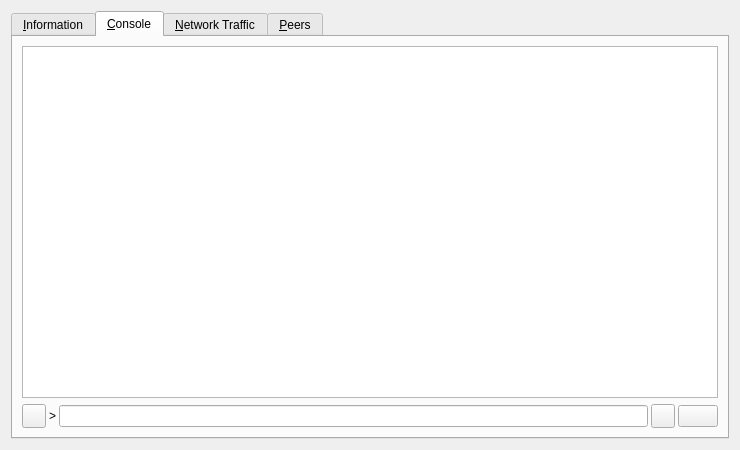
<?xml version="1.0" encoding="UTF-8"?>
<ui version="4.0">
 <class>RPCConsole</class>
 <widget class="QWidget" name="RPCConsole">
  <property name="geometry">
   <rect>
    <x>0</x>
    <y>0</y>
    <width>740</width>
    <height>450</height>
   </rect>
  </property>
  <property name="windowTitle">
   <string>Zevno - Debug window</string>
  </property>
  <property name="styleSheet">
   <string notr="true"/>
  </property>
  <layout class="QVBoxLayout" name="verticalLayout_2">
   <item>
    <widget class="QTabWidget" name="tabWidget">
     <property name="currentIndex">
      <number>1</number>
     </property>
     <widget class="QWidget" name="tab_info">
      <attribute name="title">
       <string>&amp;Information</string>
      </attribute>
      <layout class="QFormLayout" name="formLayout">
       <item row="0" column="0">
        <widget class="QLabel" name="label_9">
         <property name="font">
          <font>
           <weight>75</weight>
           <bold>true</bold>
          </font>
         </property>
         <property name="text">
          <string>Zevno Core</string>
         </property>
        </widget>
       </item>
       <item row="1" column="0">
        <widget class="QLabel" name="label_5">
         <property name="text">
          <string>Client name</string>
         </property>
        </widget>
       </item>
       <item row="1" column="1">
        <widget class="QLabel" name="clientName">
         <property name="cursor">
          <cursorShape>IBeamCursor</cursorShape>
         </property>
         <property name="text">
          <string>N/A</string>
         </property>
         <property name="textFormat">
          <enum>Qt::PlainText</enum>
         </property>
         <property name="textInteractionFlags">
          <set>Qt::LinksAccessibleByMouse|Qt::TextSelectableByKeyboard|Qt::TextSelectableByMouse</set>
         </property>
        </widget>
       </item>
       <item row="2" column="0">
        <widget class="QLabel" name="label_6">
         <property name="text">
          <string>Client version</string>
         </property>
        </widget>
       </item>
       <item row="2" column="1">
        <widget class="QLabel" name="clientVersion">
         <property name="cursor">
          <cursorShape>IBeamCursor</cursorShape>
         </property>
         <property name="text">
          <string>N/A</string>
         </property>
         <property name="textFormat">
          <enum>Qt::PlainText</enum>
         </property>
         <property name="textInteractionFlags">
          <set>Qt::LinksAccessibleByMouse|Qt::TextSelectableByKeyboard|Qt::TextSelectableByMouse</set>
         </property>
        </widget>
       </item>
       <item row="3" column="0">
        <widget class="QLabel" name="label_14">
         <property name="text">
          <string>Using OpenSSL version</string>
         </property>
         <property name="indent">
          <number>10</number>
         </property>
        </widget>
       </item>
       <item row="3" column="1">
        <widget class="QLabel" name="openSSLVersion">
         <property name="cursor">
          <cursorShape>IBeamCursor</cursorShape>
         </property>
         <property name="text">
          <string>N/A</string>
         </property>
         <property name="textFormat">
          <enum>Qt::PlainText</enum>
         </property>
         <property name="textInteractionFlags">
          <set>Qt::LinksAccessibleByMouse|Qt::TextSelectableByKeyboard|Qt::TextSelectableByMouse</set>
         </property>
        </widget>
       </item>
       <item row="4" column="0">
        <widget class="QLabel" name="label_12">
         <property name="text">
          <string>Build date</string>
         </property>
        </widget>
       </item>
       <item row="4" column="1">
        <widget class="QLabel" name="buildDate">
         <property name="cursor">
          <cursorShape>IBeamCursor</cursorShape>
         </property>
         <property name="text">
          <string>N/A</string>
         </property>
         <property name="textFormat">
          <enum>Qt::PlainText</enum>
         </property>
         <property name="textInteractionFlags">
          <set>Qt::LinksAccessibleByMouse|Qt::TextSelectableByKeyboard|Qt::TextSelectableByMouse</set>
         </property>
        </widget>
       </item>
       <item row="5" column="0">
        <widget class="QLabel" name="label_13">
         <property name="text">
          <string>Startup time</string>
         </property>
        </widget>
       </item>
       <item row="5" column="1">
        <widget class="QLabel" name="startupTime">
         <property name="cursor">
          <cursorShape>IBeamCursor</cursorShape>
         </property>
         <property name="text">
          <string>N/A</string>
         </property>
         <property name="textFormat">
          <enum>Qt::PlainText</enum>
         </property>
         <property name="textInteractionFlags">
          <set>Qt::LinksAccessibleByMouse|Qt::TextSelectableByKeyboard|Qt::TextSelectableByMouse</set>
         </property>
        </widget>
       </item>
       <item row="6" column="0">
        <widget class="QLabel" name="label_11">
         <property name="font">
          <font>
           <weight>75</weight>
           <bold>true</bold>
          </font>
         </property>
         <property name="text">
          <string>Network</string>
         </property>
        </widget>
       </item>
       <item row="7" column="0">
        <widget class="QLabel" name="label_7">
         <property name="text">
          <string>Number of connections</string>
         </property>
        </widget>
       </item>
       <item row="7" column="1">
        <widget class="QLabel" name="numberOfConnections">
         <property name="cursor">
          <cursorShape>IBeamCursor</cursorShape>
         </property>
         <property name="text">
          <string>N/A</string>
         </property>
         <property name="textFormat">
          <enum>Qt::PlainText</enum>
         </property>
         <property name="textInteractionFlags">
          <set>Qt::LinksAccessibleByMouse|Qt::TextSelectableByKeyboard|Qt::TextSelectableByMouse</set>
         </property>
        </widget>
       </item>
       <item row="8" column="0">
        <widget class="QLabel" name="label_151">
         <property name="text">
          <string>Number of masternodes</string>
         </property>
        </widget>
       </item>
       <item row="8" column="1">
        <widget class="QLabel" name="masternodeCount">
         <property name="cursor">
          <cursorShape>IBeamCursor</cursorShape>
         </property>
         <property name="text">
          <string>N/A</string>
         </property>
         <property name="textFormat">
          <enum>Qt::PlainText</enum>
         </property>
         <property name="textInteractionFlags">
          <set>Qt::LinksAccessibleByMouse|Qt::TextSelectableByKeyboard|Qt::TextSelectableByMouse</set>
         </property>
        </widget>
       </item>
       <item row="9" column="0">
        <widget class="QLabel" name="label_8">
         <property name="text">
          <string>On testnet</string>
         </property>
        </widget>
       </item>
       <item row="9" column="1">
        <widget class="QCheckBox" name="isTestNet">
         <property name="enabled">
          <bool>false</bool>
         </property>
         <property name="text">
          <string/>
         </property>
        </widget>
       </item>
       <item row="10" column="0">
        <widget class="QLabel" name="label_10">
         <property name="font">
          <font>
           <weight>75</weight>
           <bold>true</bold>
          </font>
         </property>
         <property name="text">
          <string>Block chain</string>
         </property>
        </widget>
       </item>
       <item row="11" column="0">
        <widget class="QLabel" name="label_3">
         <property name="text">
          <string>Current number of blocks</string>
         </property>
        </widget>
       </item>
       <item row="11" column="1">
        <widget class="QLabel" name="numberOfBlocks">
         <property name="cursor">
          <cursorShape>IBeamCursor</cursorShape>
         </property>
         <property name="text">
          <string>N/A</string>
         </property>
         <property name="textFormat">
          <enum>Qt::PlainText</enum>
         </property>
         <property name="textInteractionFlags">
          <set>Qt::LinksAccessibleByMouse|Qt::TextSelectableByKeyboard|Qt::TextSelectableByMouse</set>
         </property>
        </widget>
       </item>
       <item row="12" column="0">
        <widget class="QLabel" name="label_2">
         <property name="text">
          <string>Last block time</string>
         </property>
        </widget>
       </item>
       <item row="12" column="1">
        <widget class="QLabel" name="lastBlockTime">
         <property name="cursor">
          <cursorShape>IBeamCursor</cursorShape>
         </property>
         <property name="text">
          <string>N/A</string>
         </property>
         <property name="textFormat">
          <enum>Qt::PlainText</enum>
         </property>
         <property name="textInteractionFlags">
          <set>Qt::LinksAccessibleByMouse|Qt::TextSelectableByKeyboard|Qt::TextSelectableByMouse</set>
         </property>
        </widget>
       </item>
       <item row="13" column="0">
        <spacer name="verticalSpacer_2">
         <property name="orientation">
          <enum>Qt::Vertical</enum>
         </property>
         <property name="sizeHint" stdset="0">
          <size>
           <width>20</width>
           <height>10</height>
          </size>
         </property>
        </spacer>
       </item>
       <item row="14" column="0">
        <widget class="QLabel" name="labelDebugLogfile">
         <property name="font">
          <font>
           <weight>75</weight>
           <bold>true</bold>
          </font>
         </property>
         <property name="text">
          <string>Debug log file</string>
         </property>
        </widget>
       </item>
       <item row="15" column="0">
        <widget class="QPushButton" name="openDebugLogfileButton">
         <property name="toolTip">
          <string>Open the Zevno debug log file from the current data directory. This can take a few seconds for large log files.</string>
         </property>
         <property name="text">
          <string>&amp;Open</string>
         </property>
         <property name="autoDefault">
          <bool>false</bool>
         </property>
        </widget>
       </item>
       <item row="16" column="0">
        <widget class="QLabel" name="labelCLOptions">
         <property name="font">
          <font>
           <weight>75</weight>
           <bold>true</bold>
          </font>
         </property>
         <property name="text">
          <string>Command-line options</string>
         </property>
        </widget>
       </item>
       <item row="17" column="0">
        <widget class="QPushButton" name="showCLOptionsButton">
         <property name="toolTip">
          <string>Show the Zevno-Qt help message to get a list with possible Zevno command-line options.</string>
         </property>
         <property name="text">
          <string>&amp;Show</string>
         </property>
         <property name="autoDefault">
          <bool>false</bool>
         </property>
        </widget>
       </item>
       <item row="18" column="0">
        <spacer name="verticalSpacer">
         <property name="orientation">
          <enum>Qt::Vertical</enum>
         </property>
         <property name="sizeHint" stdset="0">
          <size>
           <width>20</width>
           <height>20</height>
          </size>
         </property>
        </spacer>
       </item>
      </layout>
     </widget>
     <widget class="QWidget" name="tab_console">
      <attribute name="title">
       <string>&amp;Console</string>
      </attribute>
      <layout class="QGridLayout" name="gridLayout">
       <item row="0" column="0">
        <widget class="QTextEdit" name="messagesWidget">
         <property name="minimumSize">
          <size>
           <width>0</width>
           <height>100</height>
          </size>
         </property>
         <property name="readOnly">
          <bool>true</bool>
         </property>
         <property name="tabKeyNavigation" stdset="0">
          <bool>false</bool>
         </property>
         <property name="columnCount" stdset="0">
          <number>2</number>
         </property>
        </widget>
       </item>
       <item row="1" column="0">
        <layout class="QHBoxLayout" name="horizontalLayout">
         <property name="spacing">
          <number>3</number>
         </property>
         <item>
          <widget class="QPushButton" name="copyButton">
           <property name="maximumSize">
            <size>
             <width>24</width>
             <height>24</height>
            </size>
           </property>
           <property name="toolTip">
            <string>Copy to clipboard</string>
           </property>
           <property name="text">
            <string/>
           </property>
           <property name="icon">
            <iconset resource="../bitcoin.qrc">
             <normaloff>:/icons/editcopy</normaloff>:/icons/editcopy</iconset>
           </property>
           <property name="shortcut">
            <string notr="true">Ctrl+L</string>
           </property>
           <property name="autoDefault">
            <bool>false</bool>
           </property>
          </widget>
         </item>
         <item>
          <widget class="QLabel" name="label">
           <property name="text">
            <string notr="true">&gt;</string>
           </property>
          </widget>
         </item>
         <item>
          <widget class="QLineEdit" name="lineEdit"/>
         </item>
         <item>
          <widget class="QToolButton" name="pasteButton">
           <property name="sizePolicy">
            <sizepolicy hsizetype="Minimum" vsizetype="Fixed">
             <horstretch>0</horstretch>
             <verstretch>0</verstretch>
            </sizepolicy>
           </property>
           <property name="minimumSize">
            <size>
             <width>24</width>
             <height>24</height>
            </size>
           </property>
           <property name="maximumSize">
            <size>
             <width>24</width>
             <height>24</height>
            </size>
           </property>
           <property name="toolTip">
            <string>Paste from clipboard</string>
           </property>
           <property name="text">
            <string/>
           </property>
           <property name="icon">
            <iconset resource="../bitcoin.qrc">
             <normaloff>:/icons/editpaste</normaloff>:/icons/editpaste</iconset>
           </property>
           <property name="shortcut">
            <string>Alt+P</string>
           </property>
          </widget>
         </item>
         <item>
          <widget class="QPushButton" name="clearButton">
           <property name="text">
            <string/>
           </property>
           <property name="icon">
            <iconset resource="../bitcoin.qrc">
             <normaloff>:/icons/dark/staking_off</normaloff>:/icons/dark/staking_off</iconset>
           </property>
          </widget>
         </item>
        </layout>
       </item>
      </layout>
     </widget>
     <widget class="QWidget" name="tab_nettraffic">
      <attribute name="title">
       <string>&amp;Network Traffic</string>
      </attribute>
      <layout class="QHBoxLayout" name="horizontalLayout_3">
       <item>
        <layout class="QVBoxLayout" name="verticalLayout_4">
         <item>
          <widget class="TrafficGraphWidget" name="trafficGraph" native="true">
           <property name="sizePolicy">
            <sizepolicy hsizetype="Expanding" vsizetype="Expanding">
             <horstretch>0</horstretch>
             <verstretch>0</verstretch>
            </sizepolicy>
           </property>
          </widget>
         </item>
         <item>
          <layout class="QHBoxLayout" name="horizontalLayout_2">
           <item>
            <widget class="QSlider" name="sldGraphRange">
             <property name="minimum">
              <number>1</number>
             </property>
             <property name="maximum">
              <number>288</number>
             </property>
             <property name="pageStep">
              <number>12</number>
             </property>
             <property name="value">
              <number>6</number>
             </property>
             <property name="orientation">
              <enum>Qt::Horizontal</enum>
             </property>
            </widget>
           </item>
           <item>
            <widget class="QLabel" name="lblGraphRange">
             <property name="minimumSize">
              <size>
               <width>100</width>
               <height>0</height>
              </size>
             </property>
             <property name="alignment">
              <set>Qt::AlignCenter</set>
             </property>
            </widget>
           </item>
           <item>
            <widget class="QPushButton" name="btnClearTrafficGraph">
             <property name="text">
              <string>&amp;Clear</string>
             </property>
            </widget>
           </item>
          </layout>
         </item>
        </layout>
       </item>
       <item>
        <layout class="QVBoxLayout" name="verticalLayout">
         <item>
          <widget class="QGroupBox" name="groupBox">
           <property name="title">
            <string>Totals</string>
           </property>
           <layout class="QVBoxLayout" name="verticalLayout_5">
            <item>
             <layout class="QHBoxLayout" name="horizontalLayout_4">
              <item>
               <widget class="Line" name="line">
                <property name="sizePolicy">
                 <sizepolicy hsizetype="Fixed" vsizetype="Fixed">
                  <horstretch>0</horstretch>
                  <verstretch>0</verstretch>
                 </sizepolicy>
                </property>
                <property name="minimumSize">
                 <size>
                  <width>10</width>
                  <height>0</height>
                 </size>
                </property>
                <property name="palette">
                 <palette>
                  <active>
                   <colorrole role="WindowText">
                    <brush brushstyle="SolidPattern">
                     <color alpha="255">
                      <red>68</red>
                      <green>70</green>
                      <blue>93</blue>
                     </color>
                    </brush>
                   </colorrole>
                   <colorrole role="Light">
                    <brush brushstyle="SolidPattern">
                     <color alpha="255">
                      <red>0</red>
                      <green>255</green>
                      <blue>0</blue>
                     </color>
                    </brush>
                   </colorrole>
                   <colorrole role="Text">
                    <brush brushstyle="SolidPattern">
                     <color alpha="255">
                      <red>68</red>
                      <green>70</green>
                      <blue>93</blue>
                     </color>
                    </brush>
                   </colorrole>
                   <colorrole role="ButtonText">
                    <brush brushstyle="SolidPattern">
                     <color alpha="255">
                      <red>68</red>
                      <green>70</green>
                      <blue>93</blue>
                     </color>
                    </brush>
                   </colorrole>
                   <colorrole role="Base">
                    <brush brushstyle="NoBrush">
                     <color alpha="128">
                      <red>68</red>
                      <green>70</green>
                      <blue>93</blue>
                     </color>
                    </brush>
                   </colorrole>
                  </active>
                  <inactive>
                   <colorrole role="WindowText">
                    <brush brushstyle="SolidPattern">
                     <color alpha="255">
                      <red>68</red>
                      <green>70</green>
                      <blue>93</blue>
                     </color>
                    </brush>
                   </colorrole>
                   <colorrole role="Light">
                    <brush brushstyle="SolidPattern">
                     <color alpha="255">
                      <red>0</red>
                      <green>255</green>
                      <blue>0</blue>
                     </color>
                    </brush>
                   </colorrole>
                   <colorrole role="Text">
                    <brush brushstyle="SolidPattern">
                     <color alpha="255">
                      <red>68</red>
                      <green>70</green>
                      <blue>93</blue>
                     </color>
                    </brush>
                   </colorrole>
                   <colorrole role="ButtonText">
                    <brush brushstyle="SolidPattern">
                     <color alpha="255">
                      <red>68</red>
                      <green>70</green>
                      <blue>93</blue>
                     </color>
                    </brush>
                   </colorrole>
                   <colorrole role="Base">
                    <brush brushstyle="NoBrush">
                     <color alpha="128">
                      <red>68</red>
                      <green>70</green>
                      <blue>93</blue>
                     </color>
                    </brush>
                   </colorrole>
                  </inactive>
                  <disabled>
                   <colorrole role="WindowText">
                    <brush brushstyle="SolidPattern">
                     <color alpha="255">
                      <red>68</red>
                      <green>70</green>
                      <blue>93</blue>
                     </color>
                    </brush>
                   </colorrole>
                   <colorrole role="Light">
                    <brush brushstyle="SolidPattern">
                     <color alpha="255">
                      <red>0</red>
                      <green>255</green>
                      <blue>0</blue>
                     </color>
                    </brush>
                   </colorrole>
                   <colorrole role="Text">
                    <brush brushstyle="SolidPattern">
                     <color alpha="255">
                      <red>68</red>
                      <green>70</green>
                      <blue>93</blue>
                     </color>
                    </brush>
                   </colorrole>
                   <colorrole role="ButtonText">
                    <brush brushstyle="SolidPattern">
                     <color alpha="255">
                      <red>68</red>
                      <green>70</green>
                      <blue>93</blue>
                     </color>
                    </brush>
                   </colorrole>
                   <colorrole role="Base">
                    <brush brushstyle="NoBrush">
                     <color alpha="128">
                      <red>68</red>
                      <green>70</green>
                      <blue>93</blue>
                     </color>
                    </brush>
                   </colorrole>
                  </disabled>
                 </palette>
                </property>
                <property name="orientation">
                 <enum>Qt::Horizontal</enum>
                </property>
               </widget>
              </item>
              <item>
               <widget class="QLabel" name="label_16">
                <property name="text">
                 <string>In:</string>
                </property>
               </widget>
              </item>
              <item>
               <widget class="QLabel" name="lblBytesIn">
                <property name="minimumSize">
                 <size>
                  <width>50</width>
                  <height>0</height>
                 </size>
                </property>
                <property name="alignment">
                 <set>Qt::AlignRight|Qt::AlignTrailing|Qt::AlignVCenter</set>
                </property>
               </widget>
              </item>
             </layout>
            </item>
            <item>
             <layout class="QHBoxLayout" name="horizontalLayout_5">
              <item>
               <widget class="Line" name="line_2">
                <property name="sizePolicy">
                 <sizepolicy hsizetype="Fixed" vsizetype="Fixed">
                  <horstretch>0</horstretch>
                  <verstretch>0</verstretch>
                 </sizepolicy>
                </property>
                <property name="minimumSize">
                 <size>
                  <width>10</width>
                  <height>0</height>
                 </size>
                </property>
                <property name="palette">
                 <palette>
                  <active>
                   <colorrole role="WindowText">
                    <brush brushstyle="SolidPattern">
                     <color alpha="255">
                      <red>68</red>
                      <green>70</green>
                      <blue>93</blue>
                     </color>
                    </brush>
                   </colorrole>
                   <colorrole role="Light">
                    <brush brushstyle="SolidPattern">
                     <color alpha="255">
                      <red>255</red>
                      <green>0</green>
                      <blue>0</blue>
                     </color>
                    </brush>
                   </colorrole>
                   <colorrole role="Text">
                    <brush brushstyle="SolidPattern">
                     <color alpha="255">
                      <red>68</red>
                      <green>70</green>
                      <blue>93</blue>
                     </color>
                    </brush>
                   </colorrole>
                   <colorrole role="ButtonText">
                    <brush brushstyle="SolidPattern">
                     <color alpha="255">
                      <red>68</red>
                      <green>70</green>
                      <blue>93</blue>
                     </color>
                    </brush>
                   </colorrole>
                   <colorrole role="Base">
                    <brush brushstyle="NoBrush">
                     <color alpha="128">
                      <red>68</red>
                      <green>70</green>
                      <blue>93</blue>
                     </color>
                    </brush>
                   </colorrole>
                  </active>
                  <inactive>
                   <colorrole role="WindowText">
                    <brush brushstyle="SolidPattern">
                     <color alpha="255">
                      <red>68</red>
                      <green>70</green>
                      <blue>93</blue>
                     </color>
                    </brush>
                   </colorrole>
                   <colorrole role="Light">
                    <brush brushstyle="SolidPattern">
                     <color alpha="255">
                      <red>255</red>
                      <green>0</green>
                      <blue>0</blue>
                     </color>
                    </brush>
                   </colorrole>
                   <colorrole role="Text">
                    <brush brushstyle="SolidPattern">
                     <color alpha="255">
                      <red>68</red>
                      <green>70</green>
                      <blue>93</blue>
                     </color>
                    </brush>
                   </colorrole>
                   <colorrole role="ButtonText">
                    <brush brushstyle="SolidPattern">
                     <color alpha="255">
                      <red>68</red>
                      <green>70</green>
                      <blue>93</blue>
                     </color>
                    </brush>
                   </colorrole>
                   <colorrole role="Base">
                    <brush brushstyle="NoBrush">
                     <color alpha="128">
                      <red>68</red>
                      <green>70</green>
                      <blue>93</blue>
                     </color>
                    </brush>
                   </colorrole>
                  </inactive>
                  <disabled>
                   <colorrole role="WindowText">
                    <brush brushstyle="SolidPattern">
                     <color alpha="255">
                      <red>68</red>
                      <green>70</green>
                      <blue>93</blue>
                     </color>
                    </brush>
                   </colorrole>
                   <colorrole role="Light">
                    <brush brushstyle="SolidPattern">
                     <color alpha="255">
                      <red>255</red>
                      <green>0</green>
                      <blue>0</blue>
                     </color>
                    </brush>
                   </colorrole>
                   <colorrole role="Text">
                    <brush brushstyle="SolidPattern">
                     <color alpha="255">
                      <red>68</red>
                      <green>70</green>
                      <blue>93</blue>
                     </color>
                    </brush>
                   </colorrole>
                   <colorrole role="ButtonText">
                    <brush brushstyle="SolidPattern">
                     <color alpha="255">
                      <red>68</red>
                      <green>70</green>
                      <blue>93</blue>
                     </color>
                    </brush>
                   </colorrole>
                   <colorrole role="Base">
                    <brush brushstyle="NoBrush">
                     <color alpha="128">
                      <red>68</red>
                      <green>70</green>
                      <blue>93</blue>
                     </color>
                    </brush>
                   </colorrole>
                  </disabled>
                 </palette>
                </property>
                <property name="orientation">
                 <enum>Qt::Horizontal</enum>
                </property>
               </widget>
              </item>
              <item>
               <widget class="QLabel" name="label_17">
                <property name="text">
                 <string>Out:</string>
                </property>
               </widget>
              </item>
              <item>
               <widget class="QLabel" name="lblBytesOut">
                <property name="minimumSize">
                 <size>
                  <width>50</width>
                  <height>0</height>
                 </size>
                </property>
                <property name="alignment">
                 <set>Qt::AlignRight|Qt::AlignTrailing|Qt::AlignVCenter</set>
                </property>
               </widget>
              </item>
             </layout>
            </item>
            <item>
             <spacer name="verticalSpacer_4">
              <property name="orientation">
               <enum>Qt::Vertical</enum>
              </property>
              <property name="sizeHint" stdset="0">
               <size>
                <width>20</width>
                <height>407</height>
               </size>
              </property>
             </spacer>
            </item>
           </layout>
          </widget>
         </item>
        </layout>
       </item>
      </layout>
     </widget>
     <widget class="QWidget" name="tab_peers">
      <attribute name="title">
       <string>&amp;Peers</string>
      </attribute>
      <layout class="QGridLayout" name="gridLayout_2">
       <item row="0" column="0" rowspan="2">
        <layout class="QVBoxLayout" name="verticalLayout_101">
         <property name="spacing">
          <number>0</number>
         </property>
         <item>
          <widget class="QTableView" name="peerWidget">
           <property name="horizontalScrollBarPolicy">
            <enum>Qt::ScrollBarAsNeeded</enum>
           </property>
           <property name="sortingEnabled">
            <bool>true</bool>
           </property>
           <attribute name="horizontalHeaderHighlightSections">
            <bool>false</bool>
           </attribute>
          </widget>
         </item>
         <item>
          <widget class="QLabel" name="banHeading">
           <property name="sizePolicy">
            <sizepolicy hsizetype="Preferred" vsizetype="Minimum">
             <horstretch>0</horstretch>
             <verstretch>0</verstretch>
            </sizepolicy>
           </property>
           <property name="minimumSize">
            <size>
             <width>300</width>
             <height>32</height>
            </size>
           </property>
           <property name="maximumSize">
            <size>
             <width>16777215</width>
             <height>32</height>
            </size>
           </property>
           <property name="font">
            <font>
             <pointsize>12</pointsize>
            </font>
           </property>
           <property name="cursor">
            <cursorShape>IBeamCursor</cursorShape>
           </property>
           <property name="text">
            <string>Banned peers</string>
           </property>
           <property name="alignment">
            <set>Qt::AlignBottom|Qt::AlignLeading|Qt::AlignLeft</set>
           </property>
           <property name="wordWrap">
            <bool>true</bool>
           </property>
           <property name="textInteractionFlags">
            <set>Qt::NoTextInteraction</set>
           </property>
          </widget>
         </item>
         <item>
          <widget class="QTableView" name="banlistWidget">
           <property name="sizePolicy">
            <sizepolicy hsizetype="Expanding" vsizetype="Expanding">
             <horstretch>0</horstretch>
             <verstretch>0</verstretch>
            </sizepolicy>
           </property>
           <property name="horizontalScrollBarPolicy">
            <enum>Qt::ScrollBarAsNeeded</enum>
           </property>
           <property name="sortingEnabled">
            <bool>true</bool>
           </property>
           <attribute name="horizontalHeaderHighlightSections">
            <bool>false</bool>
           </attribute>
          </widget>
         </item>
        </layout>
       </item>
       <item row="0" column="1">
        <widget class="QLabel" name="peerHeading">
         <property name="sizePolicy">
          <sizepolicy hsizetype="Preferred" vsizetype="Minimum">
           <horstretch>0</horstretch>
           <verstretch>0</verstretch>
          </sizepolicy>
         </property>
         <property name="minimumSize">
          <size>
           <width>300</width>
           <height>32</height>
          </size>
         </property>
         <property name="font">
          <font>
           <pointsize>10</pointsize>
          </font>
         </property>
         <property name="cursor">
          <cursorShape>IBeamCursor</cursorShape>
         </property>
         <property name="text">
          <string>Select a peer to view detailed information.</string>
         </property>
         <property name="alignment">
          <set>Qt::AlignHCenter|Qt::AlignTop</set>
         </property>
         <property name="wordWrap">
          <bool>true</bool>
         </property>
         <property name="textInteractionFlags">
          <set>Qt::LinksAccessibleByMouse|Qt::TextSelectableByKeyboard|Qt::TextSelectableByMouse</set>
         </property>
        </widget>
       </item>
       <item row="1" column="1">
        <widget class="QWidget" name="detailWidget" native="true">
         <property name="minimumSize">
          <size>
           <width>300</width>
           <height>0</height>
          </size>
         </property>
         <layout class="QGridLayout" name="gridLayout_3">
          <item row="0" column="0">
           <widget class="QLabel" name="label_23">
            <property name="text">
             <string>Direction</string>
            </property>
           </widget>
          </item>
          <item row="0" column="2">
           <widget class="QLabel" name="peerDirection">
            <property name="cursor">
             <cursorShape>IBeamCursor</cursorShape>
            </property>
            <property name="text">
             <string>N/A</string>
            </property>
            <property name="textFormat">
             <enum>Qt::PlainText</enum>
            </property>
            <property name="textInteractionFlags">
             <set>Qt::LinksAccessibleByMouse|Qt::TextSelectableByKeyboard|Qt::TextSelectableByMouse</set>
            </property>
           </widget>
          </item>
          <item row="1" column="0">
           <widget class="QLabel" name="label_21">
            <property name="text">
             <string>Version</string>
            </property>
           </widget>
          </item>
          <item row="2" column="0">
           <widget class="QLabel" name="label_28">
            <property name="cursor">
             <cursorShape>IBeamCursor</cursorShape>
            </property>
            <property name="text">
             <string>User Agent</string>
            </property>
            <property name="textFormat">
             <enum>Qt::PlainText</enum>
            </property>
            <property name="textInteractionFlags">
             <set>Qt::LinksAccessibleByMouse|Qt::TextSelectableByKeyboard|Qt::TextSelectableByMouse</set>
            </property>
           </widget>
          </item>
          <item row="2" column="2">
           <widget class="QLabel" name="peerSubversion">
            <property name="cursor">
             <cursorShape>IBeamCursor</cursorShape>
            </property>
            <property name="text">
             <string>N/A</string>
            </property>
            <property name="textFormat">
             <enum>Qt::PlainText</enum>
            </property>
            <property name="textInteractionFlags">
             <set>Qt::LinksAccessibleByMouse|Qt::TextSelectableByKeyboard|Qt::TextSelectableByMouse</set>
            </property>
           </widget>
          </item>
          <item row="3" column="0">
           <widget class="QLabel" name="label_4">
            <property name="text">
             <string>Services</string>
            </property>
           </widget>
          </item>
          <item row="3" column="2">
           <widget class="QLabel" name="peerServices">
            <property name="cursor">
             <cursorShape>IBeamCursor</cursorShape>
            </property>
            <property name="text">
             <string>N/A</string>
            </property>
            <property name="textFormat">
             <enum>Qt::PlainText</enum>
            </property>
            <property name="textInteractionFlags">
             <set>Qt::LinksAccessibleByMouse|Qt::TextSelectableByKeyboard|Qt::TextSelectableByMouse</set>
            </property>
           </widget>
          </item>
          <item row="8" column="0">
           <widget class="QLabel" name="label_221">
            <property name="text">
             <string>Connection Time:</string>
            </property>
           </widget>
          </item>
          <item row="4" column="0">
           <widget class="QLabel" name="label_25">
            <property name="text">
             <string>Sync Node</string>
            </property>
           </widget>
          </item>
          <item row="4" column="2">
           <widget class="QLabel" name="peerSyncNode">
            <property name="cursor">
             <cursorShape>IBeamCursor</cursorShape>
            </property>
            <property name="text">
             <string>N/A</string>
            </property>
            <property name="textFormat">
             <enum>Qt::PlainText</enum>
            </property>
            <property name="textInteractionFlags">
             <set>Qt::LinksAccessibleByMouse|Qt::TextSelectableByKeyboard|Qt::TextSelectableByMouse</set>
            </property>
           </widget>
          </item>
          <item row="5" column="0">
           <widget class="QLabel" name="label_29">
            <property name="text">
             <string>Starting Height</string>
            </property>
           </widget>
          </item>
          <item row="5" column="2">
           <widget class="QLabel" name="peerHeight">
            <property name="cursor">
             <cursorShape>IBeamCursor</cursorShape>
            </property>
            <property name="text">
             <string>N/A</string>
            </property>
            <property name="textFormat">
             <enum>Qt::PlainText</enum>
            </property>
            <property name="textInteractionFlags">
             <set>Qt::LinksAccessibleByMouse|Qt::TextSelectableByKeyboard|Qt::TextSelectableByMouse</set>
            </property>
           </widget>
          </item>
          <item row="7" column="0">
           <widget class="QLabel" name="label_24">
            <property name="text">
             <string>Ban Score</string>
            </property>
           </widget>
          </item>
          <item row="7" column="2">
           <widget class="QLabel" name="peerBanScore">
            <property name="cursor">
             <cursorShape>IBeamCursor</cursorShape>
            </property>
            <property name="text">
             <string>N/A</string>
            </property>
            <property name="textFormat">
             <enum>Qt::PlainText</enum>
            </property>
            <property name="textInteractionFlags">
             <set>Qt::LinksAccessibleByMouse|Qt::TextSelectableByKeyboard|Qt::TextSelectableByMouse</set>
            </property>
           </widget>
          </item>
          <item row="8" column="0">
           <widget class="QLabel" name="label_22">
            <property name="text">
             <string>Connection Time</string>
            </property>
           </widget>
          </item>
          <item row="8" column="2">
           <widget class="QLabel" name="peerConnTime">
            <property name="cursor">
             <cursorShape>IBeamCursor</cursorShape>
            </property>
            <property name="text">
             <string>N/A</string>
            </property>
            <property name="textFormat">
             <enum>Qt::PlainText</enum>
            </property>
            <property name="textInteractionFlags">
             <set>Qt::LinksAccessibleByMouse|Qt::TextSelectableByKeyboard|Qt::TextSelectableByMouse</set>
            </property>
           </widget>
          </item>
          <item row="9" column="0">
           <widget class="QLabel" name="label_15">
            <property name="text">
             <string>Last Send</string>
            </property>
           </widget>
          </item>
          <item row="9" column="2">
           <widget class="QLabel" name="peerLastSend">
            <property name="cursor">
             <cursorShape>IBeamCursor</cursorShape>
            </property>
            <property name="text">
             <string>N/A</string>
            </property>
            <property name="textFormat">
             <enum>Qt::PlainText</enum>
            </property>
            <property name="textInteractionFlags">
             <set>Qt::LinksAccessibleByMouse|Qt::TextSelectableByKeyboard|Qt::TextSelectableByMouse</set>
            </property>
           </widget>
          </item>
          <item row="10" column="0">
           <widget class="QLabel" name="label_19">
            <property name="text">
             <string>Last Recieve</string>
            </property>
           </widget>
          </item>
          <item row="10" column="2">
           <widget class="QLabel" name="peerLastRecv">
            <property name="cursor">
             <cursorShape>IBeamCursor</cursorShape>
            </property>
            <property name="text">
             <string>N/A</string>
            </property>
            <property name="textFormat">
             <enum>Qt::PlainText</enum>
            </property>
            <property name="textInteractionFlags">
             <set>Qt::LinksAccessibleByMouse|Qt::TextSelectableByKeyboard|Qt::TextSelectableByMouse</set>
            </property>
           </widget>
          </item>
          <item row="11" column="0">
           <widget class="QLabel" name="label_18">
            <property name="text">
             <string>Last Send:</string>
            </property>
           </widget>
          </item>
          <item row="11" column="2">
           <widget class="QLabel" name="peerBytesSent">
            <property name="cursor">
             <cursorShape>IBeamCursor</cursorShape>
            </property>
            <property name="text">
             <string>N/A</string>
            </property>
            <property name="textFormat">
             <enum>Qt::PlainText</enum>
            </property>
            <property name="textInteractionFlags">
             <set>Qt::LinksAccessibleByMouse|Qt::TextSelectableByKeyboard|Qt::TextSelectableByMouse</set>
            </property>
           </widget>
          </item>
          <item row="12" column="0">
           <widget class="QLabel" name="label_20">
            <property name="text">
             <string>Bytes Received</string>
            </property>
           </widget>
          </item>
          <item row="12" column="2">
           <widget class="QLabel" name="peerBytesRecv">
            <property name="cursor">
             <cursorShape>IBeamCursor</cursorShape>
            </property>
            <property name="text">
             <string>N/A</string>
            </property>
            <property name="textFormat">
             <enum>Qt::PlainText</enum>
            </property>
            <property name="textInteractionFlags">
             <set>Qt::LinksAccessibleByMouse|Qt::TextSelectableByKeyboard|Qt::TextSelectableByMouse</set>
            </property>
           </widget>
          </item>
          <item row="13" column="0">
           <widget class="QLabel" name="label_26">
            <property name="text">
             <string>Ping Time</string>
            </property>
           </widget>
          </item>
          <item row="13" column="2">
           <widget class="QLabel" name="peerPingTime">
            <property name="cursor">
             <cursorShape>IBeamCursor</cursorShape>
            </property>
            <property name="text">
             <string>N/A</string>
            </property>
            <property name="textFormat">
             <enum>Qt::PlainText</enum>
            </property>
            <property name="textInteractionFlags">
             <set>Qt::LinksAccessibleByMouse|Qt::TextSelectableByKeyboard|Qt::TextSelectableByMouse</set>
            </property>
           </widget>
          </item>
          <item row="14" column="0">
           <widget class="QLabel" name="label_timeoffset">
            <property name="text">
             <string>Time Offset</string>
            </property>
           </widget>
          </item>
          <item row="14" column="2">
           <widget class="QLabel" name="timeoffset">
            <property name="cursor">
             <cursorShape>IBeamCursor</cursorShape>
            </property>
            <property name="text">
             <string>N/A</string>
            </property>
            <property name="textFormat">
             <enum>Qt::PlainText</enum>
            </property>
            <property name="textInteractionFlags">
             <set>Qt::LinksAccessibleByMouse|Qt::TextSelectableByKeyboard|Qt::TextSelectableByMouse</set>
            </property>
           </widget>
          </item>
          <item row="15" column="1">
           <spacer name="verticalSpacer_3">
            <property name="orientation">
             <enum>Qt::Vertical</enum>
            </property>
            <property name="sizeHint" stdset="0">
             <size>
              <width>20</width>
              <height>40</height>
             </size>
            </property>
           </spacer>
          </item>
          <item row="1" column="2">
           <widget class="QLabel" name="peerVersion">
            <property name="text">
             <string>N/A</string>
            </property>
           </widget>
          </item>
         </layout>
        </widget>
       </item>
      </layout>
     </widget>
    </widget>
   </item>
  </layout>
 </widget>
 <customwidgets>
  <customwidget>
   <class>TrafficGraphWidget</class>
   <extends>QWidget</extends>
   <header>trafficgraphwidget.h</header>
   <container>1</container>
   <slots>
    <slot>clear()</slot>
   </slots>
  </customwidget>
 </customwidgets>
 <resources>
  <include location="../bitcoin.qrc"/>
 </resources>
 <connections/>
</ui>
